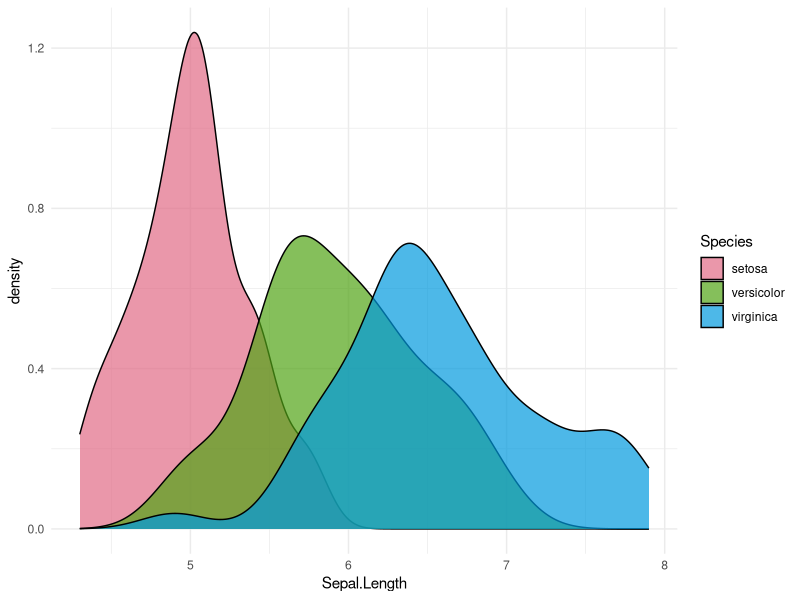
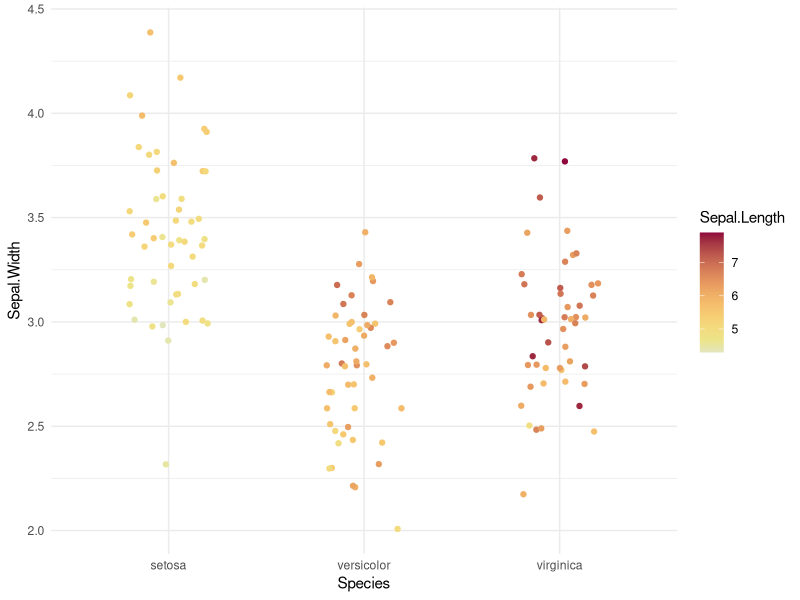
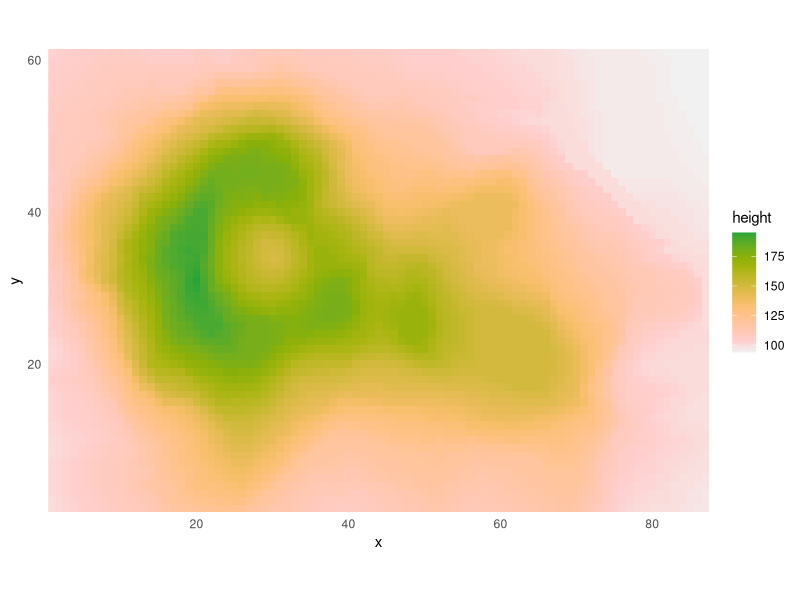
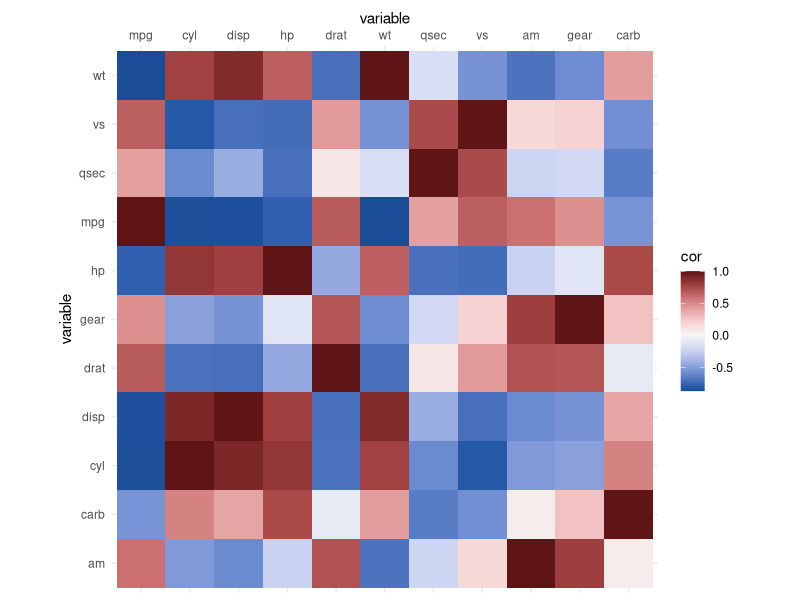
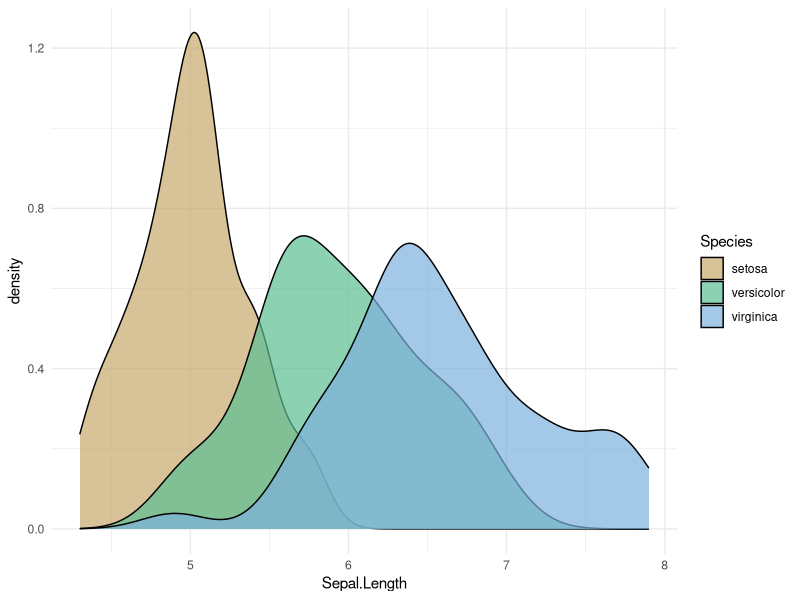
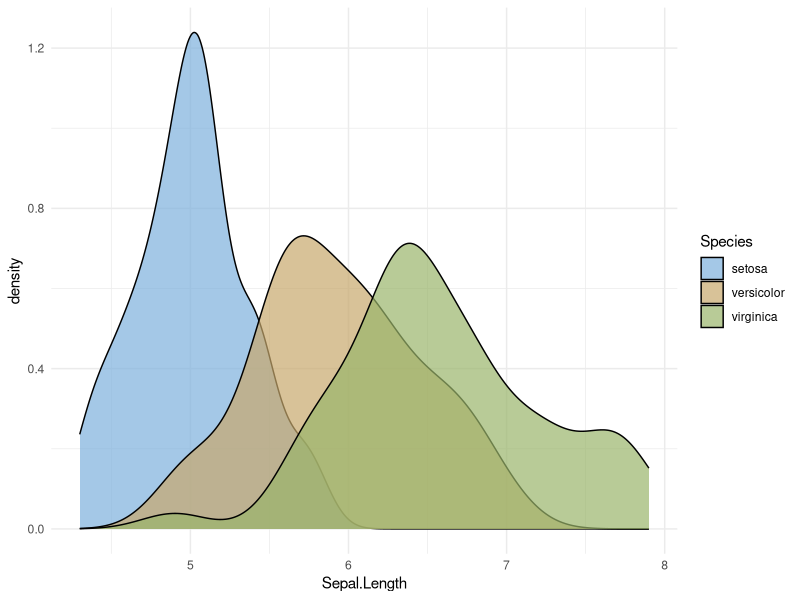
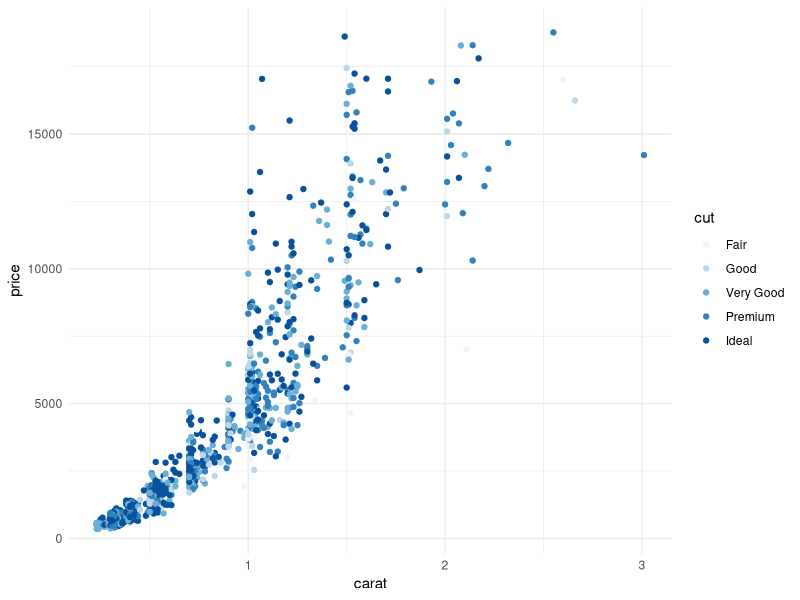
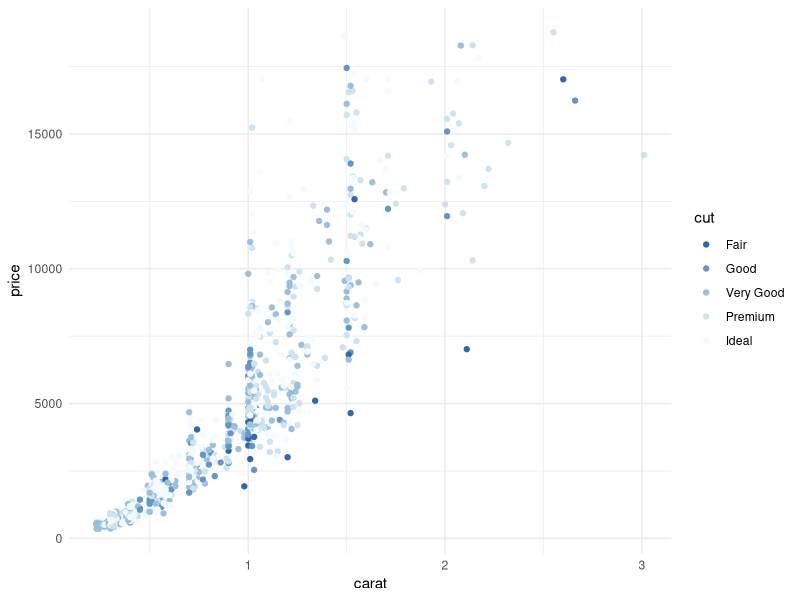

The R source for these figures, in order:
## ---- chunk 1
library(ggplot2)
library(colorspace)
theme_set(theme_minimal())
## ---- chunk 2
ggplot(iris, aes(x = Sepal.Length, fill = Species)) + geom_density(alpha = 0.7) +
  scale_fill_discrete_qualitative()
## ---- chunk 3
ggplot(iris, aes(x = Species, y = Sepal.Width, color = Sepal.Length)) + geom_jitter(width = 0.2) +
  scale_color_continuous_sequential(palette = "Heat")
## ---- chunk 4
nx = 87
ny = 61
df <- data.frame(height = c(volcano), x = rep(1:nx, ny), y = rep(1:ny, each = nx))
ggplot(df, aes(x, y, fill=height)) + 
  geom_raster() + 
  coord_fixed(expand = FALSE) +
  scale_fill_continuous_sequential(palette = "Terrain")
## ---- chunk 5
cm <- cor(mtcars)
df_wide <- as.data.frame(cm)
df_long <- stack(df_wide)
names(df_long) <- c("cor", "var1")
df_long <- cbind(df_long, var2 = rep(rownames(cm), length(rownames(cm))))
ggplot(df_long, aes(var1, var2, fill=cor)) + 
  geom_tile() + 
  coord_fixed() +
  ylab("variable") +
  scale_x_discrete(position = "top", name = "variable") +
  scale_fill_continuous_diverging("Blue-Red 3")
## ---- chunk 6
ggplot(iris, aes(x = Sepal.Length, fill = Species)) + geom_density(alpha = 0.7) +
  scale_fill_discrete_qualitative(palette = "Harmonic")
## ---- chunk 7
ggplot(iris, aes(x = Sepal.Length, fill = Species)) + geom_density(alpha = 0.7) +
  scale_fill_discrete_qualitative(palette = "Harmonic", nmax = 5, order = c(5, 1, 2))
## ---- chunk 8
dsamp <- diamonds[sample(nrow(diamonds), 1000), ]
gg <- ggplot(dsamp, aes(carat, price, color = cut)) + geom_point()
gg + scale_color_brewer(palette = "Blues")
## ---- chunk 9
gg + scale_color_discrete_sequential(palette = "Blues", nmax = 6, order = 5:1)
## ---- chunk 10
ggplot(iris, aes(x = Species, y = Sepal.Width, color = Sepal.Length)) + geom_jitter(width = 0.2) +
  scale_color_continuous_sequential(palette = "Terrain")
## ---- chunk 11
ggplot(iris, aes(x = Species, y = Sepal.Width, color = Sepal.Length)) + geom_jitter(width = 0.2) +
  scale_color_continuous_sequential(palette = "Terrain", h2 = 80)
## ---- chunk 12
cm <- cor(mtcars)
df_wide <- as.data.frame(cm)
df_long <- stack(df_wide)
names(df_long) <- c("cor", "var1")
df_long <- cbind(df_long, var2 = rep(rownames(cm), length(rownames(cm))))
gg <- ggplot(df_long, aes(var1, var2, fill=cor)) + 
  geom_tile() + 
  coord_fixed() +
  ylab("variable") +
  scale_x_discrete(position = "top", name = "variable")

gg + scale_fill_continuous_diverging(palette = "Blue-Yellow")
## ---- chunk 13
gg + scale_fill_continuous_diverging(palette = "Blue-Yellow", l1 = 60, c1 = 90)
## ---- chunk 14
ggplot(iris, aes(x = Species, y = Sepal.Width, color = Sepal.Length)) + geom_jitter(width = 0.2) +
  scale_color_continuous_sequential(palette = "Viridis")
## ---- chunk 15
ggplot(iris, aes(x = Species, y = Sepal.Width, color = Sepal.Length)) + geom_jitter(width = 0.2) +
  scale_color_continuous_sequential(palette = "Viridis", begin = 0.15, end = 0.9) 
## ---- chunk 16
ggplot(iris, aes(x = Species, y = Sepal.Width, color = Sepal.Length)) + geom_jitter(width = 0.2) +
  scale_color_continuous_sequential(palette = "Viridis", rev = TRUE)
## ---- chunk 17
hcl_palettes("qualitative", plot = TRUE)
## ---- chunk 18
hcl_palettes("sequential (single-hue)", plot = TRUE)
## ---- chunk 19
hcl_palettes("sequential (multi-hue)", plot = TRUE)
## ---- chunk 20
hcl_palettes("diverging", plot = TRUE)
